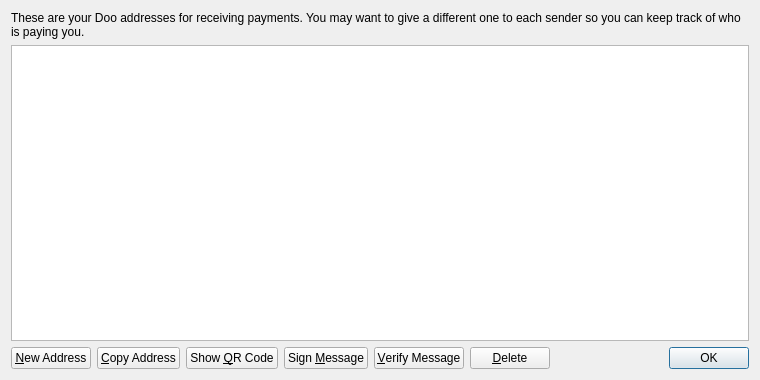
<?xml version="1.0" encoding="UTF-8"?>
<ui version="4.0">
 <class>AddressBookPage</class>
 <widget class="QWidget" name="AddressBookPage">
  <property name="geometry">
   <rect>
    <x>0</x>
    <y>0</y>
    <width>760</width>
    <height>380</height>
   </rect>
  </property>
  <property name="windowTitle">
   <string>Address Book</string>
  </property>
  <layout class="QVBoxLayout" name="verticalLayout">
   <item>
    <widget class="QLabel" name="labelExplanation">
     <property name="text">
      <string>These are your Doo addresses for receiving payments. You may want to give a different one to each sender so you can keep track of who is paying you.</string>
     </property>
     <property name="textFormat">
      <enum>Qt::PlainText</enum>
     </property>
     <property name="wordWrap">
      <bool>true</bool>
     </property>
    </widget>
   </item>
   <item>
    <widget class="QTableView" name="tableView">
     <property name="contextMenuPolicy">
      <enum>Qt::CustomContextMenu</enum>
     </property>
     <property name="toolTip">
      <string>Double-click to edit address or label</string>
     </property>
     <property name="tabKeyNavigation">
      <bool>false</bool>
     </property>
     <property name="alternatingRowColors">
      <bool>true</bool>
     </property>
     <property name="selectionMode">
      <enum>QAbstractItemView::SingleSelection</enum>
     </property>
     <property name="selectionBehavior">
      <enum>QAbstractItemView::SelectRows</enum>
     </property>
     <property name="sortingEnabled">
      <bool>true</bool>
     </property>
     <attribute name="verticalHeaderVisible">
      <bool>false</bool>
     </attribute>
    </widget>
   </item>
   <item>
    <layout class="QHBoxLayout" name="horizontalLayout">
     <item>
      <widget class="QPushButton" name="newAddressButton">
       <property name="toolTip">
        <string>Create a new address</string>
       </property>
       <property name="text">
        <string>&amp;New Address</string>
       </property>
       <property name="icon">
        <iconset resource="../bitcoin.qrc">
         <normaloff>:/icons/add</normaloff>:/icons/add</iconset>
       </property>
      </widget>
     </item>
     <item>
      <widget class="QPushButton" name="copyToClipboard">
       <property name="toolTip">
        <string>Copy the currently selected address to the system clipboard</string>
       </property>
       <property name="text">
        <string>&amp;Copy Address</string>
       </property>
       <property name="icon">
        <iconset resource="../bitcoin.qrc">
         <normaloff>:/icons/editcopy</normaloff>:/icons/editcopy</iconset>
       </property>
      </widget>
     </item>
     <item>
      <widget class="QPushButton" name="showQRCode">
       <property name="text">
        <string>Show &amp;QR Code</string>
       </property>
       <property name="icon">
        <iconset resource="../bitcoin.qrc">
         <normaloff>:/icons/qrcode</normaloff>:/icons/qrcode</iconset>
       </property>
      </widget>
     </item>
     <item>
      <widget class="QPushButton" name="signMessage">
       <property name="toolTip">
        <string>Sign a message to prove you own a Doo address</string>
       </property>
       <property name="text">
        <string>Sign &amp;Message</string>
       </property>
       <property name="icon">
        <iconset resource="../bitcoin.qrc">
         <normaloff>:/icons/edit</normaloff>:/icons/edit</iconset>
       </property>
      </widget>
     </item>
     <item>
      <widget class="QPushButton" name="verifyMessage">
       <property name="toolTip">
        <string>Verify a message to ensure it was signed with a specified Doo address</string>
       </property>
       <property name="text">
        <string>&amp;Verify Message</string>
       </property>
       <property name="icon">
        <iconset resource="../bitcoin.qrc">
         <normaloff>:/icons/transaction_0</normaloff>:/icons/transaction_0</iconset>
       </property>
      </widget>
     </item>
     <item>
      <widget class="QPushButton" name="deleteButton">
       <property name="toolTip">
        <string>Delete the currently selected address from the list</string>
       </property>
       <property name="text">
        <string>&amp;Delete</string>
       </property>
       <property name="icon">
        <iconset resource="../bitcoin.qrc">
         <normaloff>:/icons/remove</normaloff>:/icons/remove</iconset>
       </property>
      </widget>
     </item>
     <item>
      <spacer name="horizontalSpacer">
       <property name="orientation">
        <enum>Qt::Horizontal</enum>
       </property>
       <property name="sizeHint" stdset="0">
        <size>
         <width>40</width>
         <height>20</height>
        </size>
       </property>
      </spacer>
     </item>
     <item>
      <widget class="QDialogButtonBox" name="buttonBox">
       <property name="sizePolicy">
        <sizepolicy hsizetype="Maximum" vsizetype="Fixed">
         <horstretch>0</horstretch>
         <verstretch>0</verstretch>
        </sizepolicy>
       </property>
       <property name="standardButtons">
        <set>QDialogButtonBox::Ok</set>
       </property>
      </widget>
     </item>
    </layout>
   </item>
  </layout>
 </widget>
 <resources>
  <include location="../bitcoin.qrc"/>
 </resources>
 <connections/>
</ui>
